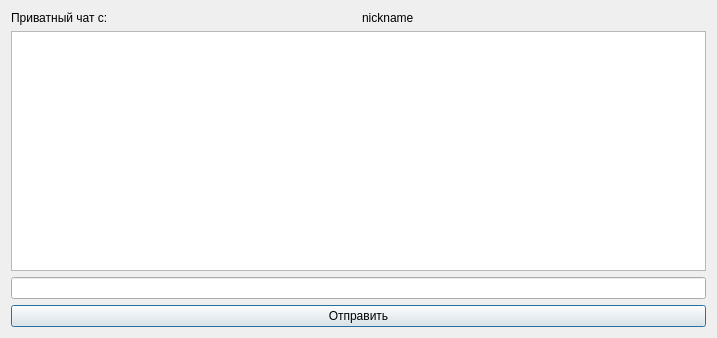
<?xml version="1.0" encoding="UTF-8"?>
<ui version="4.0">
 <class>Dialog</class>
 <widget class="QDialog" name="Dialog">
  <property name="geometry">
   <rect>
    <x>0</x>
    <y>0</y>
    <width>717</width>
    <height>338</height>
   </rect>
  </property>
  <property name="windowTitle">
   <string>Dialog</string>
  </property>
  <layout class="QGridLayout" name="gridLayout_2">
   <item row="1" column="0">
    <layout class="QGridLayout" name="gridLayout">
     <item row="2" column="0">
      <widget class="QPushButton" name="senmessage_privat_chat_button">
       <property name="text">
        <string>Отправить</string>
       </property>
       <property name="default">
        <bool>true</bool>
       </property>
      </widget>
     </item>
     <item row="0" column="0">
      <widget class="QTextEdit" name="read_text_privat_chat_field">
       <property name="readOnly">
        <bool>true</bool>
       </property>
      </widget>
     </item>
     <item row="1" column="0">
      <widget class="QLineEdit" name="sendmessage_privat_chat_line"/>
     </item>
    </layout>
   </item>
   <item row="0" column="0">
    <layout class="QHBoxLayout" name="horizontalLayout">
     <item>
      <widget class="QLabel" name="privat_chat_label">
       <property name="text">
        <string>Приватный чат с:</string>
       </property>
      </widget>
     </item>
     <item>
      <widget class="QLabel" name="privat_chat_nickname_label">
       <property name="text">
        <string>nickname</string>
       </property>
      </widget>
     </item>
    </layout>
   </item>
  </layout>
 </widget>
 <resources/>
 <connections/>
</ui>
